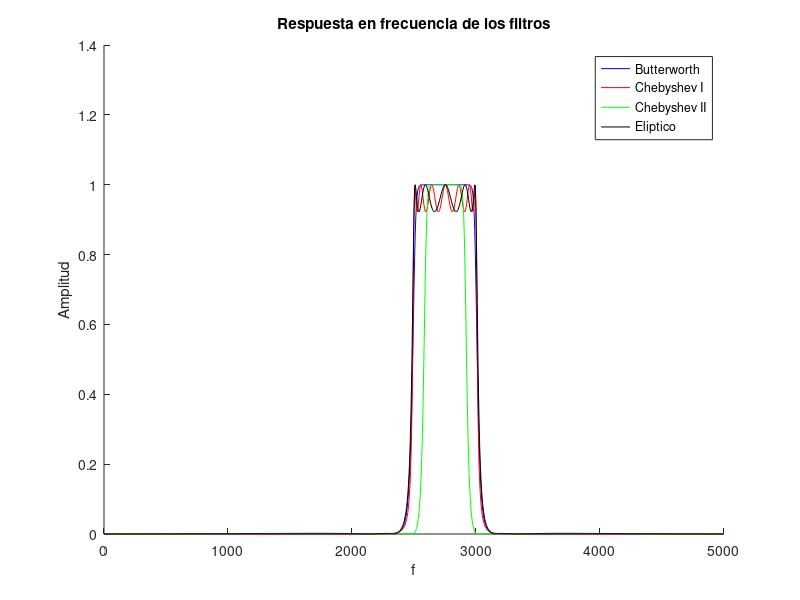
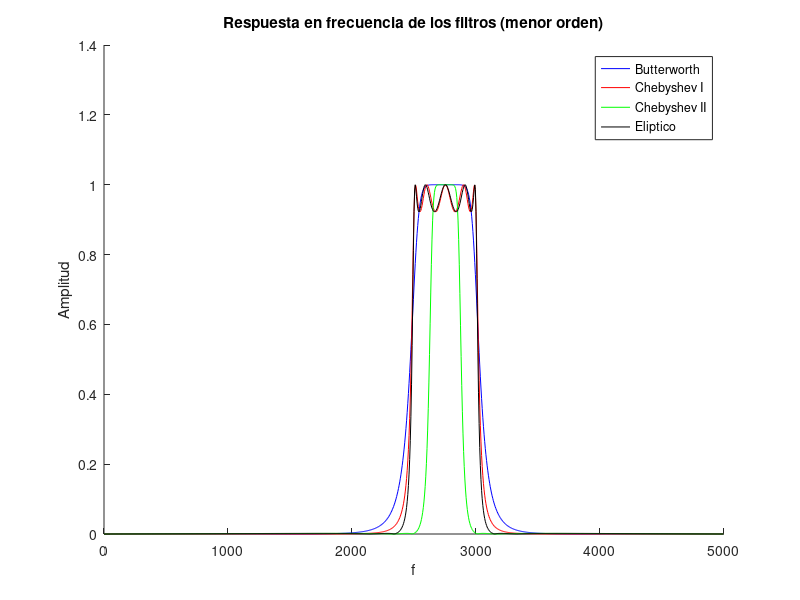

Reproduce these figures in MATLAB, in order.
close all
clear all
clc
% ------------------------------------------------
% filtro pasa-banda con frecuencias de corte 2500 y 3000 Hz

% frecuencias de paso
fp1=2500;
fp2=3000;

% ancho de banda de transicion
t=200;

% frecuencias de rechazo
fr1=fp1-t;
fr2=fp2+t;

% atenuaciones (en decibeles)
% paso (maxima)
Ap=0.7;
% rechazo (minima)
Ar=55;

% frecuencia de muestreo
fm=10000;

% frecuencias normalizadas
% wp=2*frecuencia/fm
% paso
wp1=2*fp1/fm;
wp2=2*fp2/fm;
% rechazo
wr1=2*fr1/fm;
wr2=2*fr2/fm;

% vectores con las frecuencias de paso y rechazo
WP=[wp1,wp2];
WR=[wr1,wr2];

% calcula los ordenes minimos de los tipos de filtros
NB=buttord(WP,WR,Ap,Ar);
NC1=cheb1ord(WP,WR,Ap,Ar);
NC2=cheb2ord(WP,WR,Ap,Ar);
NE=ellipord(WP,WR,Ap,Ar);

% muestra los ordenes para los diferentes tipos de filtros
disp('Ordenes')
disp('------------------------------------------------')
fprintf('Butterworth = %d\n',NB)
fprintf('Chebyshev Tipo I = %d\n',NC1)
fprintf('Chebyshev Tipo II = %d\n',NC2)
fprintf('Eliptico = %d\n',NE)
disp('------------------------------------------------')

% calcula los ceros, polos y factores de ganancia para cada tipo de filtro
[cerosB,polosB,GB]=butter(NB,WP);
[cerosC1,polosC1,GC1]=cheby1(NC1,Ap,WP);
[cerosC2,polosC2,GC2]=cheby2(NC2,Ar,WP);
[cerosE,polosE,GE]=ellip(NE,Ap,Ar,WP);

% calcula los coeficientes de los polinomios de la funcion de
% transferencia para cada tipo de filtro
[numB,denB]=zp2tf(cerosB,polosB,GB);
[numC1,denC1]=zp2tf(cerosC1,polosC1,GC1);
[numC2,denC2]=zp2tf(cerosC2,polosC2,GC2);
[numE,denE]=zp2tf(cerosE,polosE,GE);

% muestras para el filtro
n=1000;

% calcula la respuesta en frecuencia y los ejes para cada tipo de filtro
[resp_frecB,dfB]=freqz(numB,denB,n,fm);
[resp_frecC1,dfC1]=freqz(numC1,denC1,n,fm);
[resp_frecC2,dfC2]=freqz(numC2,denC2,n,fm);
[resp_frecE,dfE]=freqz(numE,denE,n,fm);

% grafica la respuesta en frecuencia de los diferentes tipos de filtros
figure;
hold on;
plot(dfB,abs(resp_frecB),'b');
plot(dfC1,abs(resp_frecC1),'r');
plot(dfC2,abs(resp_frecC2),'g');
plot(dfE,abs(resp_frecE),'k');
title('Respuesta en frecuencia de los filtros');
legend('Butterworth','Chebyshev I','Chebyshev II','Eliptico','Location','NorthEast');
xlabel('f');
ylabel('Amplitud');
% ------------------------------------------------
% calcula las respuestas en frecuencias para el menor orden de los filtros
orden_menor=5; %eliptico

% calcula los ceros, polos y factores de ganancia para cada tipo de filtro
[cerosB_m,polosB_m,GB_m]=butter(orden_menor,WP);
[cerosC1_m,polosC1_m,GC1_m]=cheby1(orden_menor,Ap,WP);
[cerosC2_m,polosC2_m,GC2_m]=cheby2(orden_menor,Ar,WP);
[cerosE_m,polosE_m,GE_m]=ellip(orden_menor,Ap,Ar,WP);

% calcula los coeficientes de los polinomios de la funcion de
% transferencia para cada tipo de filtro
[numB_m,denB_m]=zp2tf(cerosB_m,polosB_m,GB_m);
[numC1_m,denC1_m]=zp2tf(cerosC1_m,polosC1_m,GC1_m);
[numC2_m,denC2_m]=zp2tf(cerosC2_m,polosC2_m,GC2_m);
[numE_m,denE_m]=zp2tf(cerosE_m,polosE_m,GE_m);

% calcula la respuesta en frecuencia y los ejes para cada tipo de filtro
[resp_frecB_m,dfB_m]=freqz(numB_m,denB_m,n,fm);
[resp_frecC1_m,dfC1_m]=freqz(numC1_m,denC1_m,n,fm);
[resp_frecC2_m,dfC2_m]=freqz(numC2_m,denC2_m,n,fm);
[resp_frecE_m,dfE_m]=freqz(numE_m,denE_m,n,fm);

% grafica la respuesta en frecuencia de los diferentes tipos de filtros
figure;
hold on;
plot(dfB_m,abs(resp_frecB_m),'b');
plot(dfC1_m,abs(resp_frecC1_m),'r');
plot(dfC2_m,abs(resp_frecC2_m),'g');
plot(dfE_m,abs(resp_frecE_m),'k');
title('Respuesta en frecuencia de los filtros (menor orden)');
legend('Butterworth','Chebyshev I','Chebyshev II','Eliptico','Location','NorthEast');
xlabel('f');
ylabel('Amplitud');
% ------------------------------------------------